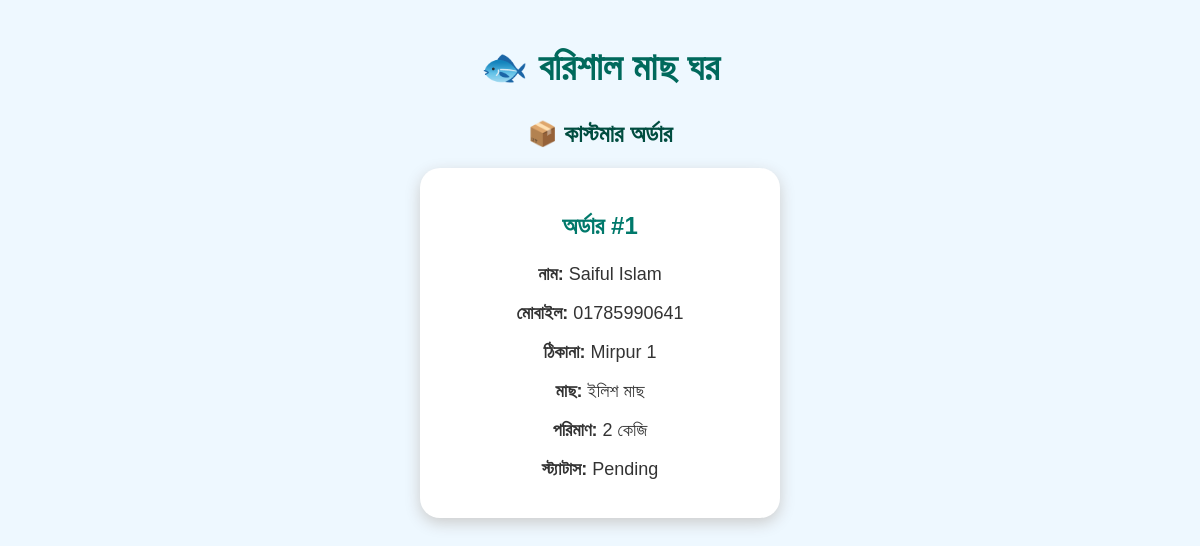
/orders (signed in), run on the app's committed database.
### app.py (models this page shows)
class Order(db.Model):
    id = db.Column(db.Integer, primary_key=True)
    customer_name = db.Column(db.String(100))
    phone = db.Column(db.String(20))
    address = db.Column(db.String(300))
    fish_id = db.Column(db.Integer, db.ForeignKey("fish.id"))
    fish = db.relationship("Fish")
    quantity = db.Column(db.Integer)
    status = db.Column(db.String(20), default="Pending")

class Fish(db.Model):
    id = db.Column(db.Integer, primary_key=True)
    name = db.Column(db.String(100))
    price = db.Column(db.Integer)
    image = db.Column(db.String(100))
    stock = db.Column(db.Integer, default=0)

### app.py (the view)
@app.route("/orders")
def orders():
    if not session.get("admin"):
        return redirect("/admin")
    orders = Order.query.all()
    return render_template(
        "admin/orders.html",
        orders=orders
    )

### templates/admin/orders.html (shortened to what this page needs)
<!DOCTYPE html>
<html lang="bn">
<head>
<link rel="stylesheet" href="{{ url_for('static', filename='style.css') }}">
</head>
<body>
<h1>🐟 বরিশাল মাছ ঘর</h1>
<h2>📦 কাস্টমার অর্ডার</h2>
{% for order in orders %}
<div class="fish-card">
<h3>অর্ডার #{{ order.id }}</h3>
<p>
<strong>নাম:</strong> {{ order.customer_name }}
</p>
<p>
<strong>মোবাইল:</strong> {{ order.phone }}
</p>
<p>
<strong>ঠিকানা:</strong> {{ order.address }}
</p>
<p>
<strong>মাছ:</strong> {{ order.fish.name }}
</p>
<p>
<strong>পরিমাণ:</strong> {{ order.quantity }} কেজি
</p>
<p>
<strong>স্ট্যাটাস:</strong> {{ order.status }}
</p>
</div>
{% endfor %}
</body>
</html>

### static/style.css (style rules this page uses)
body { font-family: Arial, sans-serif; background: #eef8ff; text-align: center; margin: 0; padding: 20px; }
h1 { color: #00695c; font-size: 38px; margin-bottom: 10px; }
h2 { color: #004d40; margin-top: 30px; }
p { font-size: 18px; color: #333; }
.fish-card { background: white; width: 320px; margin: 20px auto; padding: 20px; border-radius: 20px; box-shadow: 0 5px 15px #ccc; transition: 0.3s; }
.fish-card h3 { color: #00796b; font-size: 24px; }

### data on the page
Order: id "1", customer_name "Saiful Islam", phone "01785990641", address "Mirpur 1", fish.name "ইলিশ মাছ", quantity "2", status "Pending"
